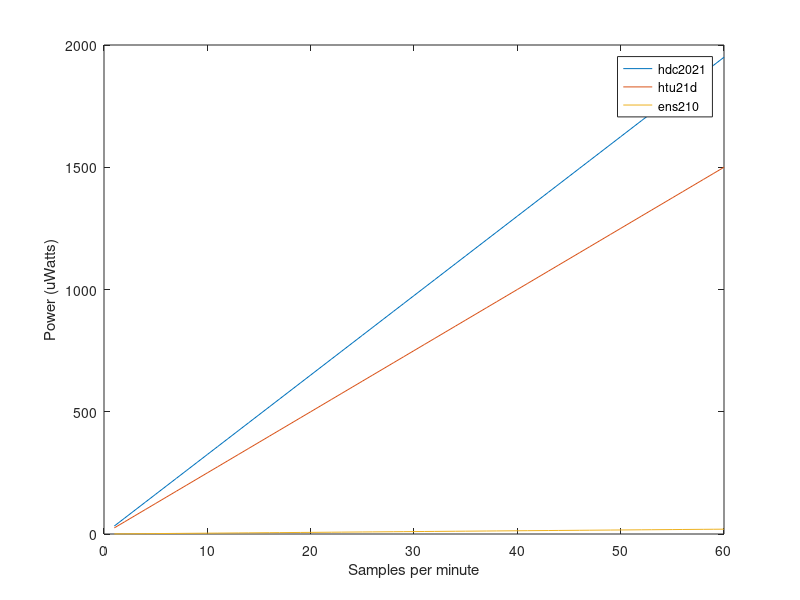

The MATLAB source for this figure:
clear all
close all
clc

%array of samples, from 1 sample per minute to 60 samples per minute
samples = linspace(1, 60, 60)

%hdc2021 current calc at each sample rate
hdc2021_curr = ((60-samples)*0.05+samples*650)/60
hdc2021_pow = hdc2021_curr * 3
plot(samples, hdc2021_pow)
hold on

%htu21d current calc at each sample rate
htu21d_curr = ((60-samples)*0.02+samples*500)/60
htu21d_pow = htu21d_curr * 3
plot(samples, htu21d_pow)
hold on

%ens210 current calc at each sample rate
ens210_curr = ((60-samples)*0.04+samples*6.6)/60
ens210_pow = ens210_curr * 3
plot(samples, ens210_pow)



xlabel("Samples per minute")
ylabel("Power (uWatts)")
legend("hdc2021", "htu21d", "ens210")
